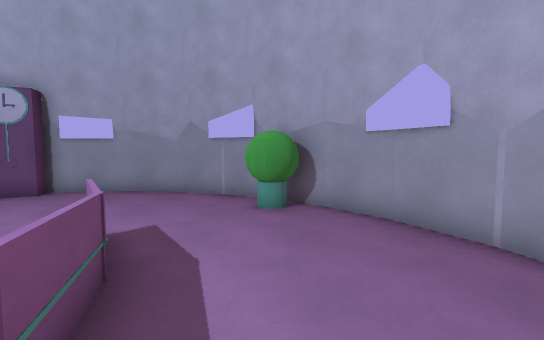
View 1 (above)

12 first-person views from a walk through a Godot game level. The camera is 1.5 m above the floor, tilts 4° down and sees 90° across. The floor is counted in squares, 1 m on a side. Each view is taken from the middle of a square. On the plan, view 1 faces up. The plan holds only what a view shows up to about 14 squares ahead; the rest is blank. Surface patterns are stand-ins for the level's own textures.

View 2
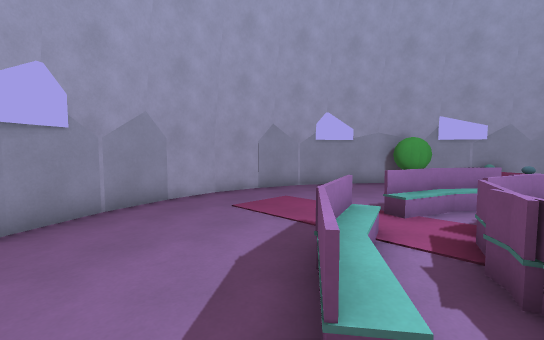

View 3
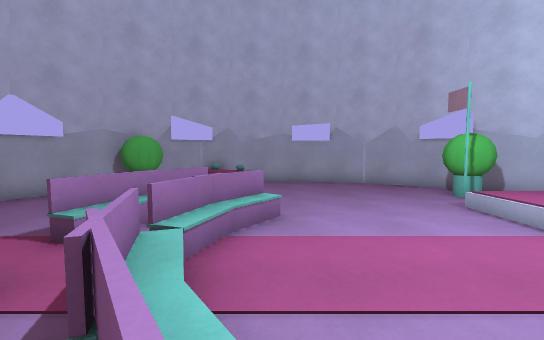

View 4
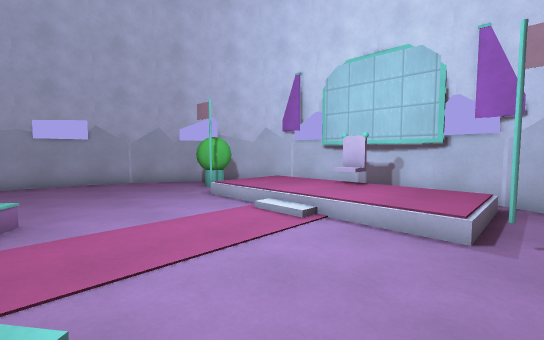

View 5
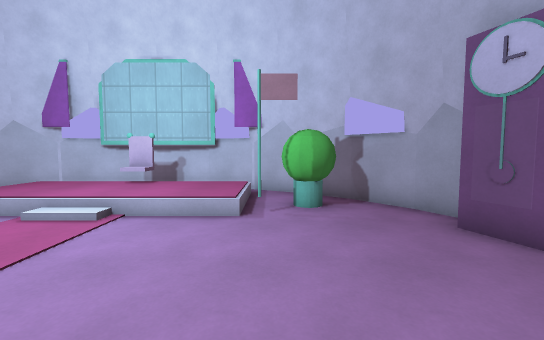

View 6
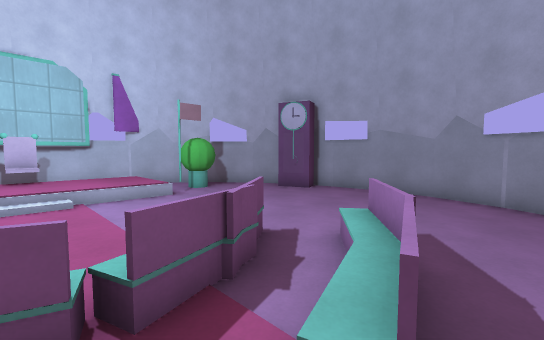

View 7
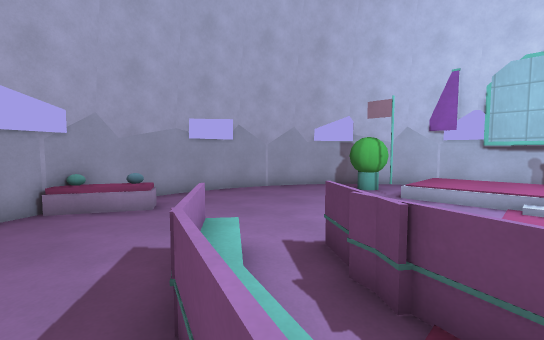

View 8
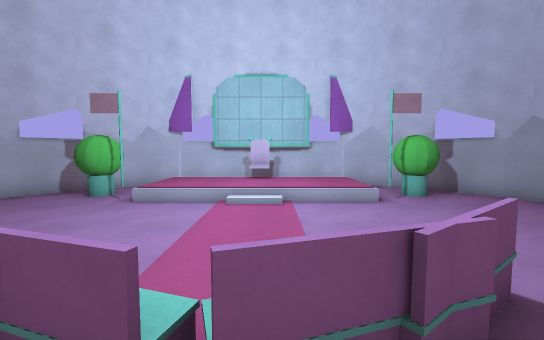

View 9
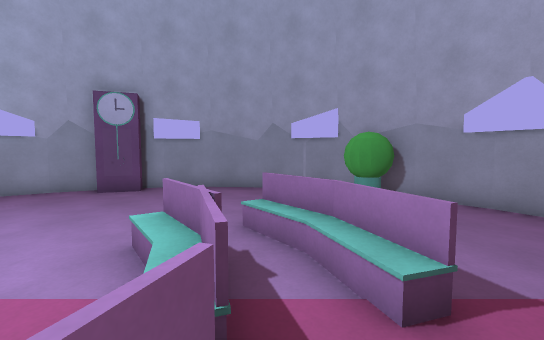

View 10
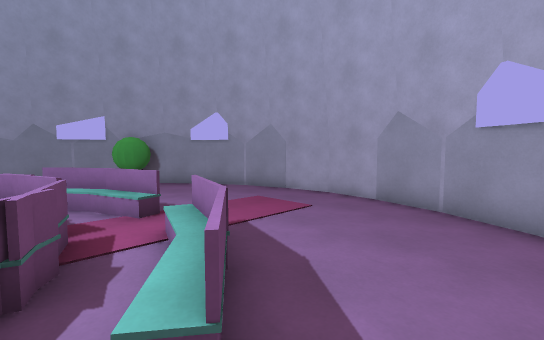

View 11
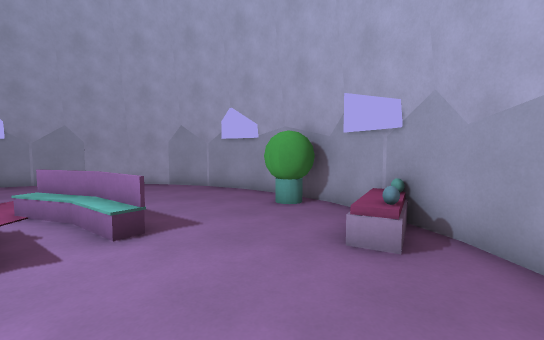

View 12
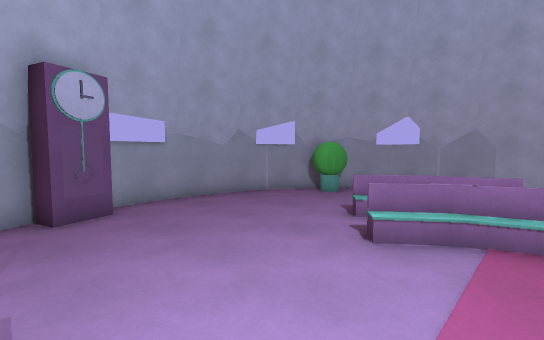

### Floor plan
Key: @ floor where view 1 was taken; # wall or solid block; x gap in a wall; . main floor; : floor 0.5 m higher than the main floor; / step, stairs or slope; = window, fence, low wall or low ledge; C clock; B bench; H chair; O other object.
Columns run from 16 left of view 1 to 5 right of it. Each row starts with its distance up from view 1.
 11          ####
 10       ####..####
  9     ###CC......##
  8    ##...........###
  7   ##............#.##
  6   #.##.............#
  5  ##../.............##
  4  #.////......==.....#
  3  # :::/....OB.=.....#
  2  # :::/.....#.O.....##
  1 #  H::/.....x=.......#
  0 #  /::/.....x=..@....#
 -1  # :::/.....=.O.....##
 -2  # :::/....O..=.....#
 -3  # ////......==.....#
 -4  ##../.............##
 -5   #.##.............#
 -6   ##............#.##
 -7    ##...........###
 -8     ###.....#=###
 -9       ####..####
-10          ####

Where each view was taken, in squares from view 1:
view 1: 0 up, 0 right, facing up
view 2: 6 up, 4 left, facing down-right
view 3: 4 up, 5 left, facing down
view 4: 5 up, 5 left, facing down-left
view 5: 5 up, 4 left, facing left
view 6: 0 up, 1 left, facing up-left
view 7: 0 up, 1 left, facing down-left
view 8: 1 up, 2 left, facing left
view 9: 1 down, 3 left, facing up
view 10: 5 down, 4 left, facing up-right
view 11: 6 down, 8 left, facing right
view 12: 1 up, 10 left, facing up-right
